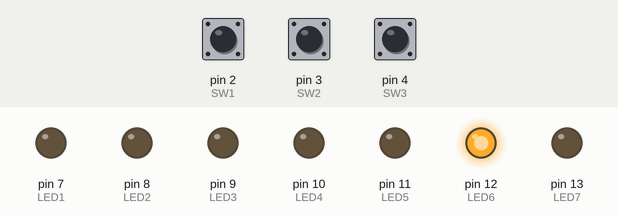
This sketch was run on a simulated Arduino Uno, built with avr-gcc and run on an emulated ATmega328P. On the bench: output pins drawn as LEDs (lit = HIGH). Inputs (shaded band) come from the test bench; at power-on: pin 4 (SW3) HIGH, pin 2 (SW1) LOW, pin 3 (SW2) HIGH.

Above: at 1.2 s.
1.3 s: pin 4 (SW3) pulled LOW for 0.15 s
At 1.37 s:
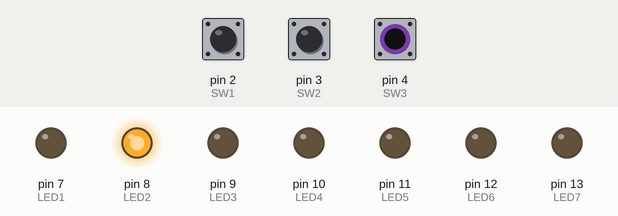
2.9 s: pin 2 (SW1) pulled HIGH for 0.15 s
At 2.97 s:
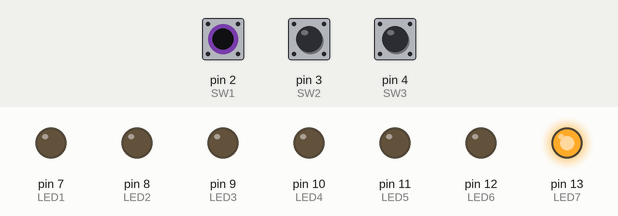
4.5 s: pin 3 (SW2) pulled LOW for 0.15 s
At 4.57 s:
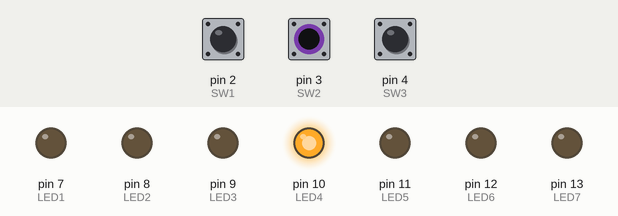
6.1 s: pin 3 (SW2) pulled LOW for 3.2 s
At 10.0 s:
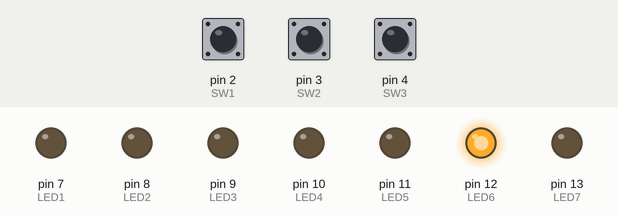
10.8 s: pin 2 (SW1) pulled HIGH for 3.2 s
At 11.1 s:
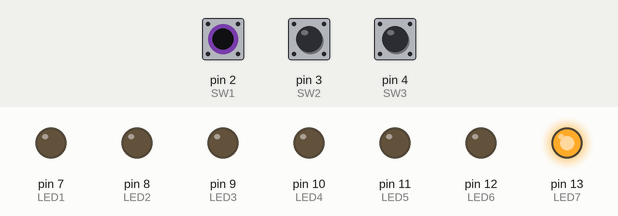
15.5 s: pin 2 (SW1) driven HIGH and pin 3 (SW2) driven LOW
At 15.9 s:
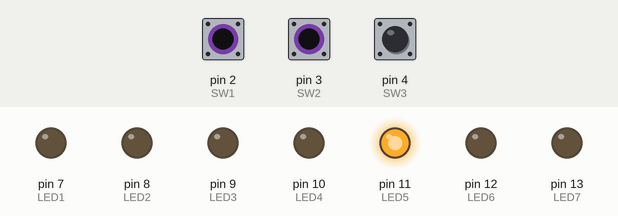
Timing chart, 0 to 18.0 s (numbered marks = the images above; inputs shaded):
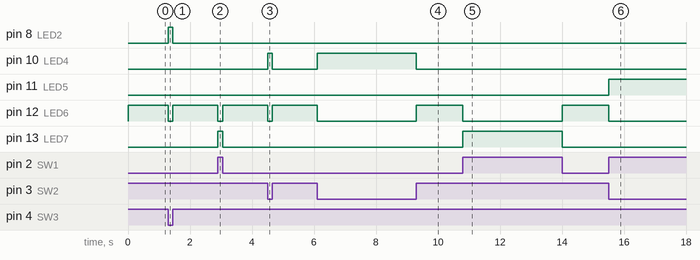

Measured:
- after the input at 1.3 s, pin 8 (LED2): LOW → HIGH at once, → LOW 0.15 s later; pin 12 (LED6): HIGH → LOW at once, → HIGH 0.15 s later
- after the input at 2.9 s, pin 12 (LED6): HIGH → LOW at once, → HIGH 0.15 s later; pin 13 (LED7): LOW → HIGH at once, → LOW 0.15 s later
- after the input at 4.5 s, pin 10 (LED4): LOW → HIGH at once, → LOW 0.15 s later; pin 12 (LED6): HIGH → LOW at once, → HIGH 0.15 s later
- after the input at 6.1 s, pin 10 (LED4): LOW → HIGH at once, → LOW 3.2 s later; pin 12 (LED6): HIGH → LOW at once, → HIGH 3.2 s later
- after the input at 10.8 s, pin 12 (LED6): HIGH → LOW at once, → HIGH 3.2 s later; pin 13 (LED7): LOW → HIGH at once, → LOW 3.2 s later
- after the input at 15.5 s, pin 11 (LED5): LOW → HIGH at once; pin 12 (LED6): HIGH → LOW at once

The sketch:

Day5.ino
```cpp
/*Making a simple binary adder with DIP switch. The switch has 3 toggles, and I have 7 LED's connected.
Switch 1 corresponds to 2^0, Switch 2 2^1, and Switch 3 2^2.  As the switches are flipped, their values
are added together and will turn on the corresponding light. (000 == all off, 001 == light 1, 111 == light 7, etc.)
*/

int LED1 = 7;
int LED2 = 8;
int LED3 = 9;
int LED4 = 10;
int LED5 = 11;
int LED6 = 12;
int LED7 = 13;
int SW1 = 2;
int SW2 = 3;
int SW3 = 4;

void setup() {
  // put your setup code here, to run once:
  pinMode(LED1, OUTPUT);
  pinMode(LED2, OUTPUT);
  pinMode(LED3, OUTPUT);
  pinMode(LED4, OUTPUT);
  pinMode(LED5, OUTPUT);
  pinMode(LED6, OUTPUT);
  pinMode(LED7, OUTPUT);
  pinMode(SW1, INPUT);
  pinMode(SW2, INPUT);
  pinMode(SW3, INPUT);
}

void loop() {
  // put your main code here, to run repeatedly:
  if ((digitalRead(SW1) == HIGH) && (digitalRead(SW2) == LOW) && (digitalRead(SW3) == LOW)){
    digitalWrite(LED1, HIGH);
    digitalWrite(LED2, LOW);
    digitalWrite(LED3, LOW);
    digitalWrite(LED4, LOW);
    digitalWrite(LED5, LOW);
    digitalWrite(LED6, LOW);
    digitalWrite(LED7, LOW);
  }
  else if((digitalRead(SW1) == LOW) && (digitalRead(SW2) == HIGH) && (digitalRead(SW3) == LOW)){
    digitalWrite(LED1, LOW);
    digitalWrite(LED2, HIGH);
    digitalWrite(LED3, LOW);
    digitalWrite(LED4, LOW);
    digitalWrite(LED5, LOW);
    digitalWrite(LED6, LOW);
    digitalWrite(LED7, LOW);
  }
  else if((digitalRead(SW1) == HIGH) && (digitalRead(SW2) == HIGH) && (digitalRead(SW3) == LOW)){
    digitalWrite(LED1, LOW);
    digitalWrite(LED2, LOW);
    digitalWrite(LED3, HIGH);
    digitalWrite(LED4, LOW);
    digitalWrite(LED5, LOW);
    digitalWrite(LED6, LOW);
    digitalWrite(LED7, LOW);
  }
  else if((digitalRead(SW1) == LOW) && (digitalRead(SW2) == LOW) && (digitalRead(SW3) == HIGH)){
    digitalWrite(LED1, LOW);
    digitalWrite(LED2, LOW);
    digitalWrite(LED3, LOW);
    digitalWrite(LED4, HIGH);
    digitalWrite(LED5, LOW);
    digitalWrite(LED6, LOW);
    digitalWrite(LED7, LOW);
  }
  else if((digitalRead(SW1) == HIGH) && (digitalRead(SW2) == LOW) && (digitalRead(SW3) == HIGH)){
    digitalWrite(LED1, LOW);
    digitalWrite(LED2, LOW);
    digitalWrite(LED3, LOW);
    digitalWrite(LED4, LOW);
    digitalWrite(LED5, HIGH);
    digitalWrite(LED6, LOW);
    digitalWrite(LED7, LOW);
  }
  else if((digitalRead(SW1) == LOW) && (digitalRead(SW2) == HIGH) && (digitalRead(SW3) == HIGH)){
    digitalWrite(LED1, LOW);
    digitalWrite(LED2, LOW);
    digitalWrite(LED3, LOW);
    digitalWrite(LED4, LOW);
    digitalWrite(LED5, LOW);
    digitalWrite(LED6, HIGH);
    digitalWrite(LED7, LOW);
  }
  else if((digitalRead(SW1) == HIGH) && (digitalRead(SW2) == HIGH) && (digitalRead(SW3) == HIGH)){
    digitalWrite(LED1, LOW);
    digitalWrite(LED2, LOW);
    digitalWrite(LED3, LOW);
    digitalWrite(LED4, LOW);
    digitalWrite(LED5, LOW);
    digitalWrite(LED6, LOW);
    digitalWrite(LED7, HIGH);
  }
  else{
    digitalWrite(LED1, LOW);
    digitalWrite(LED2, LOW);
    digitalWrite(LED3, LOW);
    digitalWrite(LED4, LOW);
    digitalWrite(LED5, LOW);
    digitalWrite(LED6, LOW);
    digitalWrite(LED7, LOW);
  }
}
```
